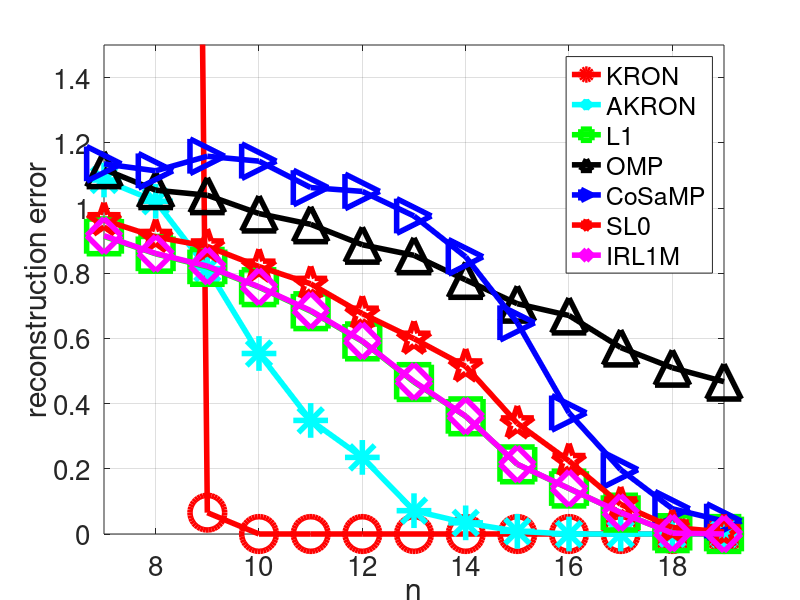
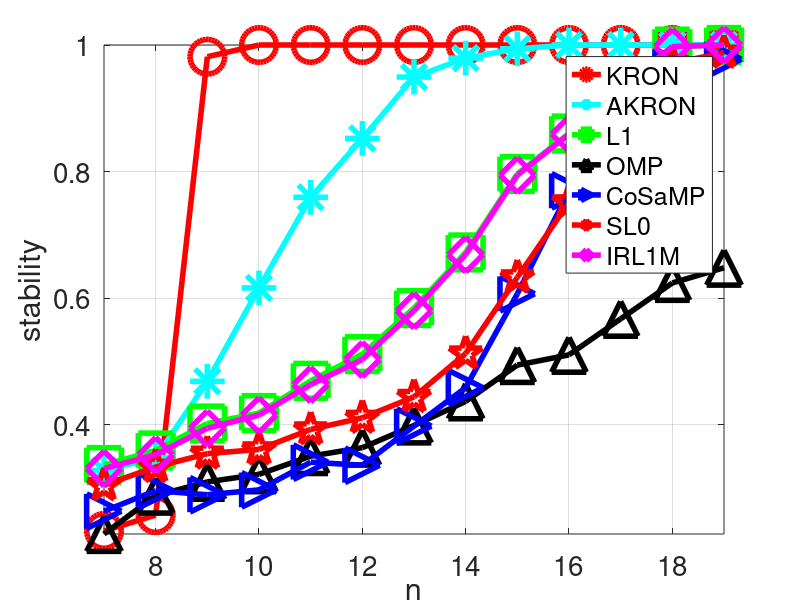
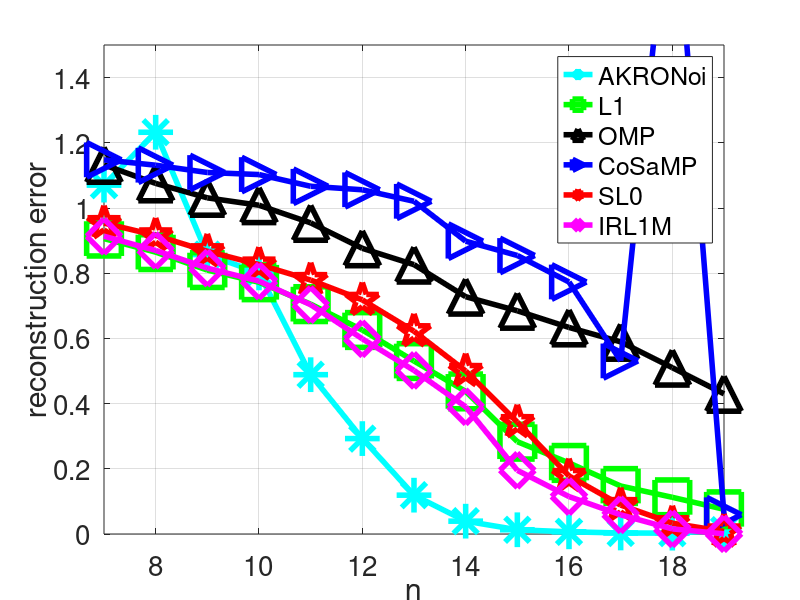
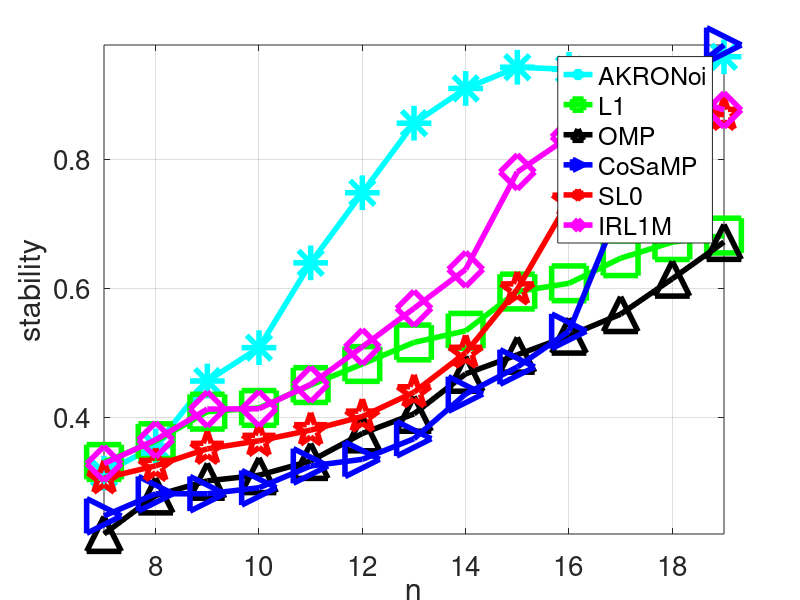

MATLAB code to generate these figures, in order: (Note: this script raises an error after producing the figures.)
%% experiment_fix_p_sweep_n_small
clc
clear
close all

% mat/experiments_fixP_sweepN_small_14-Jul-2017.mat
% mat/experiments2_fixP_sweepN_small_19-Jul-2017.mat
% mat/experiments_fixP_sweepN_small_19-Jul-2017.mat
load mat/experiments2_fixP_sweepN_small_19-Jul-2017.mat

lw = 4;
ms = 25;
fs = 20;

i_kron = 1;
i_cosamp = 2;
i_omp = 3;
i_akron = 4;
i_akronoi = 5;
i_l1 = 6;
i_l1n = 7;
i_sl0 = 8;
i_irwls = 9;

m_kron = 'ro-';
m_akron = 'c*-';
m_akronoi = 'c*-';
m_cosamp = 'b>-';
m_omp = 'k^-';
m_sl0 = 'rp-';
m_l1 = 'gs-';
m_l1n = 'gs-';
m_irwls = 'md-';


h1 = figure;
hold on; 
box on; 
grid on;
plot(Ps, errs_clean(i_kron, :), m_kron, 'LineWidth', lw, 'MarkerSize', ms);
plot(Ps, errs_clean(i_akron, :), m_akron, 'LineWidth', lw, 'MarkerSize', ms);
plot(Ps, errs_clean(i_l1, :), m_l1, 'LineWidth', lw, 'MarkerSize', ms);
plot(Ps, errs_clean(i_omp, :), m_omp, 'LineWidth', lw, 'MarkerSize', ms);
plot(Ps, errs_clean(i_cosamp, :), m_cosamp, 'LineWidth', lw, 'MarkerSize', ms);
plot(Ps, errs_clean(i_sl0, :), m_sl0, 'LineWidth', lw, 'MarkerSize', ms);
plot(Ps, errs_clean(i_irwls, :), m_irwls, 'LineWidth', lw, 'MarkerSize', ms);
axis tight;
ylim([0 1.5])
legend('KRON', 'AKRON', 'L1', 'OMP', 'CoSaMP', 'SL0', 'IRL1M', 'Location', 'best')
xlabel('n', 'FontSize', fs);
ylabel('reconstruction error', 'FontSize', fs);
set(gca, 'fontsize', fs);
saveas(h1, 'eps/experiments_fixP_sweepN_small_errors.eps', 'eps2c');


h2 = figure;
hold on; 
box on; 
grid on;
plot(Ps, errs_clean_2(i_kron, :), m_kron, 'LineWidth', lw, 'MarkerSize', ms);
plot(Ps, errs_clean_2(i_akron, :), m_akron, 'LineWidth', lw, 'MarkerSize', ms);
plot(Ps, errs_clean_2(i_l1, :), m_l1, 'LineWidth', lw, 'MarkerSize', ms);
plot(Ps, errs_clean_2(i_omp, :), m_omp, 'LineWidth', lw, 'MarkerSize', ms);
plot(Ps, errs_clean_2(i_cosamp, :), m_cosamp, 'LineWidth', lw, 'MarkerSize', ms);
plot(Ps, errs_clean_2(i_sl0, :), m_sl0, 'LineWidth', lw, 'MarkerSize', ms);
plot(Ps, errs_clean_2(i_irwls, :), m_irwls, 'LineWidth', lw, 'MarkerSize', ms);
axis tight;
legend('KRON', 'AKRON', 'L1', 'OMP', 'CoSaMP', 'SL0', 'IRL1M', 'Location', 'best')
xlabel('n', 'FontSize', fs);
ylabel('stability', 'FontSize', fs);
set(gca, 'fontsize', fs);
saveas(h2, 'eps/experiments_fixP_sweepN_small_stability.eps', 'eps2c');



h3 = figure;
hold on; 
box on; 
grid on;
% plot(Ps, errs_noise(i_kron, :), m_kron, 'LineWidth', lw, 'MarkerSize', ms);
plot(Ps, errs_noise(i_akronoi, :), m_akronoi, 'LineWidth', lw, 'MarkerSize', ms);
plot(Ps, errs_noise(i_l1n, :), m_l1n, 'LineWidth', lw, 'MarkerSize', ms);
plot(Ps, errs_noise(i_omp, :), m_omp, 'LineWidth', lw, 'MarkerSize', ms);
plot(Ps, errs_noise(i_cosamp, :), m_cosamp, 'LineWidth', lw, 'MarkerSize', ms);
plot(Ps, errs_noise(i_sl0, :), m_sl0, 'LineWidth', lw, 'MarkerSize', ms);
plot(Ps, errs_noise(i_irwls, :), m_irwls, 'LineWidth', lw, 'MarkerSize', ms);
axis tight;
ylim([0 1.5])
legend('AKRONoi', 'L1', 'OMP', 'CoSaMP', 'SL0', 'IRL1M', 'Location', 'best')
xlabel('n', 'FontSize', fs);
ylabel('reconstruction error', 'FontSize', fs);
set(gca, 'fontsize', fs);
saveas(h3, 'eps/experiments_fixP_sweepN_small_errors_noise.eps', 'eps2c');


h4 = figure;
hold on; 
box on; 
grid on;
% plot(Ps, errs_noise_2(i_kron, :), m_kron, 'LineWidth', lw, 'MarkerSize', ms);
plot(Ps, errs_noise_2(i_akronoi, :), m_akronoi, 'LineWidth', lw, 'MarkerSize', ms);
plot(Ps, errs_noise_2(i_l1n, :), m_l1n, 'LineWidth', lw, 'MarkerSize', ms);
plot(Ps, errs_noise_2(i_omp, :), m_omp, 'LineWidth', lw, 'MarkerSize', ms);
plot(Ps, errs_noise_2(i_cosamp, :), m_cosamp, 'LineWidth', lw, 'MarkerSize', ms);
plot(Ps, errs_noise_2(i_sl0, :), m_sl0, 'LineWidth', lw, 'MarkerSize', ms);
plot(Ps, errs_noise_2(i_irwls, :), m_irwls, 'LineWidth', lw, 'MarkerSize', ms);
axis tight;
legend('AKRONoi', 'L1', 'OMP', 'CoSaMP', 'SL0', 'IRL1M', 'Location', 'best')
xlabel('n', 'FontSize', fs);
ylabel('stability', 'FontSize', fs);
set(gca, 'fontsize', fs);
saveas(h4, 'eps/experiments_fixP_sweepN_small_stability_noise.eps', 'eps2c');


h5 = figure;
hold on; 
box on; 
grid on;
plot(Ps, timez_A(1, :), m_kron, 'LineWidth', lw, 'MarkerSize', ms);
plot(Ps, timez_A(4, :), m_akronoi, 'LineWidth', lw, 'MarkerSize', ms);
plot(Ps, timez_A(5, :), m_l1n, 'LineWidth', lw, 'MarkerSize', ms);
plot(Ps, timez_A(3, :), m_omp, 'LineWidth', lw, 'MarkerSize', ms);
plot(Ps, timez_A(2, :), m_cosamp, 'LineWidth', lw, 'MarkerSize', ms);
plot(Ps, timez_A(7, :), m_sl0, 'LineWidth', lw, 'MarkerSize', ms);
plot(Ps, timez_A(8, :), m_irwls, 'LineWidth', lw, 'MarkerSize', ms);
axis tight;
legend('KRON', 'AKRON', 'L1', 'OMP', 'CoSaMP', 'SL0', 'IRL1M', 'Location', 'best')
xlabel('n', 'FontSize', fs);
ylabel('time', 'FontSize', fs);
set(gca, 'fontsize', fs);
saveas(h5, 'eps/experiments_fixP_sweepN_small_time.eps', 'eps2c');

%% experiment_larger_data.m
clc
clear
close all

% Z = {'mat/experiment_large_Gaussian_mp10_noise_25-Feb-2017.mat'
%   'mat/experiment_large_Gaussian_mp20_noise_25-Feb-2017.mat'
%   'mat/experiment_large_Gaussian_mp30_noise_26-Feb-2017.mat'
%   'mat/experiment_large_Gaussian_mp40_noise_26-Feb-2017.mat'};

Z = {'mat/experiment_large_Gaussian_mp10_noise_14-Jul-2017.mat'
  'mat/experiment_large_Gaussian_mp20_noise_15-Jul-2017.mat'
  'mat/experiment_large_Gaussian_mp30_noise_15-Jul-2017.mat'
  'mat/experiment_large_Gaussian_mp40_noise_16-Jul-2017.mat'};

for rr = 1:numel(Z)
  load(Z{rr});
  
  lw = 4;
  ms = 25;
  fs = 20;
  
  h = figure; 
  grid on;
  hold on;
  box on;
  plot(n_set, errs_no_norm(1, :), 'b>-', 'LineWidth', lw, 'MarkerSize', ms) % CoSaMP
  plot(n_set, errs_no_norm(2, :), 'k^-', 'LineWidth', lw, 'MarkerSize', ms) % OMP
  plot(n_set, errs_no_norm(3, :), 'c*-', 'LineWidth', lw, 'MarkerSize', ms) % AKRON
  plot(n_set, errs_no_norm(4, :), 'rp-', 'LineWidth', lw, 'MarkerSize', ms) % L1
  plot(n_set, errs_no_norm(5, :), 'gs-', 'LineWidth', lw, 'MarkerSize', ms) % SL0
  plot(n_set, errs_no_norm(6, :), 'md-', 'LineWidth', lw, 'MarkerSize', ms) % IRL1M
  % legend('CoSamp', 'AKRON', 'L1', 'Location', 'best')
  legend('CoSamp', 'OMP', 'AKRON', 'L1', 'SL0', 'IRL1M', 'Location', 'best')
  xlabel('p', 'FontSize', 20);
  ylabel('reconstruction error', 'FontSize', 20);
  box on;
  set(gca, 'fontsize', 20);
  saveas(h, ['eps/large_errors_',num2str(100*mp),'.eps'], 'eps2c')
  
  
  h = figure; 
  hold on;
  box on;
  grid on;
  plot(n_set, stabilities(1, :), 'b>-', 'LineWidth', lw, 'MarkerSize', ms) % CoSaMP
  plot(n_set, stabilities(2, :), 'k^-', 'LineWidth', lw, 'MarkerSize', ms) % OMP
  plot(n_set, stabilities(3, :), 'c*-', 'LineWidth', lw, 'MarkerSize', ms) % AKRON
  plot(n_set, stabilities(4, :), 'rp-', 'LineWidth', lw, 'MarkerSize', ms) % L1
  plot(n_set, stabilities(5, :), 'gs-', 'LineWidth', lw, 'MarkerSize', ms) % SL0
  plot(n_set, stabilities(6, :), 'md-', 'LineWidth', lw, 'MarkerSize', ms) % IRL1M
  legend('CoSamp', 'OMP', 'AKRON', 'L1', 'SL0', 'IRL1M', 'Location', 'best')
  xlabel('p', 'FontSize', 20);
  ylabel('stability', 'FontSize', 20);
  box on;
  set(gca, 'fontsize', 20);
  saveas(h, ['eps/large_stability_',num2str(100*mp),'.eps'], 'eps2c')
  
  h = figure; 
  grid on;
  hold on;
  box on;
  plot(n_set, timez(1, :), 'b>-', 'LineWidth', lw, 'MarkerSize', ms) % CoSaMP
  plot(n_set, timez(2, :), 'k^-', 'LineWidth', lw, 'MarkerSize', ms) % OMP
  plot(n_set, timez(3, :), 'c*-', 'LineWidth', lw, 'MarkerSize', ms) % AKRON
  plot(n_set, timez(4, :), 'rp-', 'LineWidth', lw, 'MarkerSize', ms) % AKRON
  plot(n_set, timez(5, :), 'gs-', 'LineWidth', lw, 'MarkerSize', ms) % SL0
  plot(n_set, timez(6, :), 'md-', 'LineWidth', lw, 'MarkerSize', ms) % IRL1M
  % plot(n_set, log(timez(4, :)), 'gs-', 'LineWidth', lw, 'MarkerSize', ms) % L1
  legend('CoSamp', 'OMP', 'AKRON', 'L1', 'SL0', 'IRL1M', 'Location', 'best')
  xlabel('p', 'FontSize', 20);
  ylabel('evaluation time', 'FontSize', 20);
  box on;
  set(gca, 'fontsize', 20);
  saveas(h, ['eps/large_timess_',num2str(100*mp),'.eps'], 'eps2c')
  
  close all;
  clearvars -except rr Z
end

%% plot times 
clc
clear
close all

load('mat/timerz_fix_p.mat');

lw = 4;
ms = 25;
fs = 20;

i_kron = 1;
i_akron = 4;
i_akronoi = 6;
i_cosamp = 2;
i_omp = 3;
i_sl0 = 8;
i_l1 = 5;
i_l1n = 7;

m_kron = 'ro-';
m_akron = 'c*-';
m_akronoi = 'c*-';
m_cosamp = 'b>-';
m_omp = 'k^-';
m_sl0 = 'rp-';
m_l1 = 'gs-';
m_l1n = 'gs-';
m_irwls = 'bd-';


h = figure; 
grid on;
hold on;
box on;
plot(Ms, timez_A(1, :), m_cosamp, 'LineWidth', lw, 'MarkerSize', ms) % CoSaMP
plot(Ms, timez_A(2, :), m_omp, 'LineWidth', lw, 'MarkerSize', ms)    % OMP
plot(Ms, timez_A(3, :), m_akron, 'LineWidth', lw, 'MarkerSize', ms) % AKRON
plot(Ms, timez_A(4, :), m_l1, 'LineWidth', lw, 'MarkerSize', ms) % AKRON
plot(Ms, timez_A(5, :), m_sl0, 'LineWidth', lw, 'MarkerSize', ms) % SL0
plot(Ms, timez_A(6, :), m_irwls, 'LineWidth', lw, 'MarkerSize', ms) % SL0
legend('CoSamp', 'OMP', 'AKRON', 'L1', 'SL0', 'IRL1M', 'Location', 'best')
xlabel('n', 'FontSize', 20);
ylabel('evaluation time', 'FontSize', 20);
box on;
set(gca, 'fontsize', 20);
saveas(h, ['eps/times_fix_p.eps'], 'eps2c')
